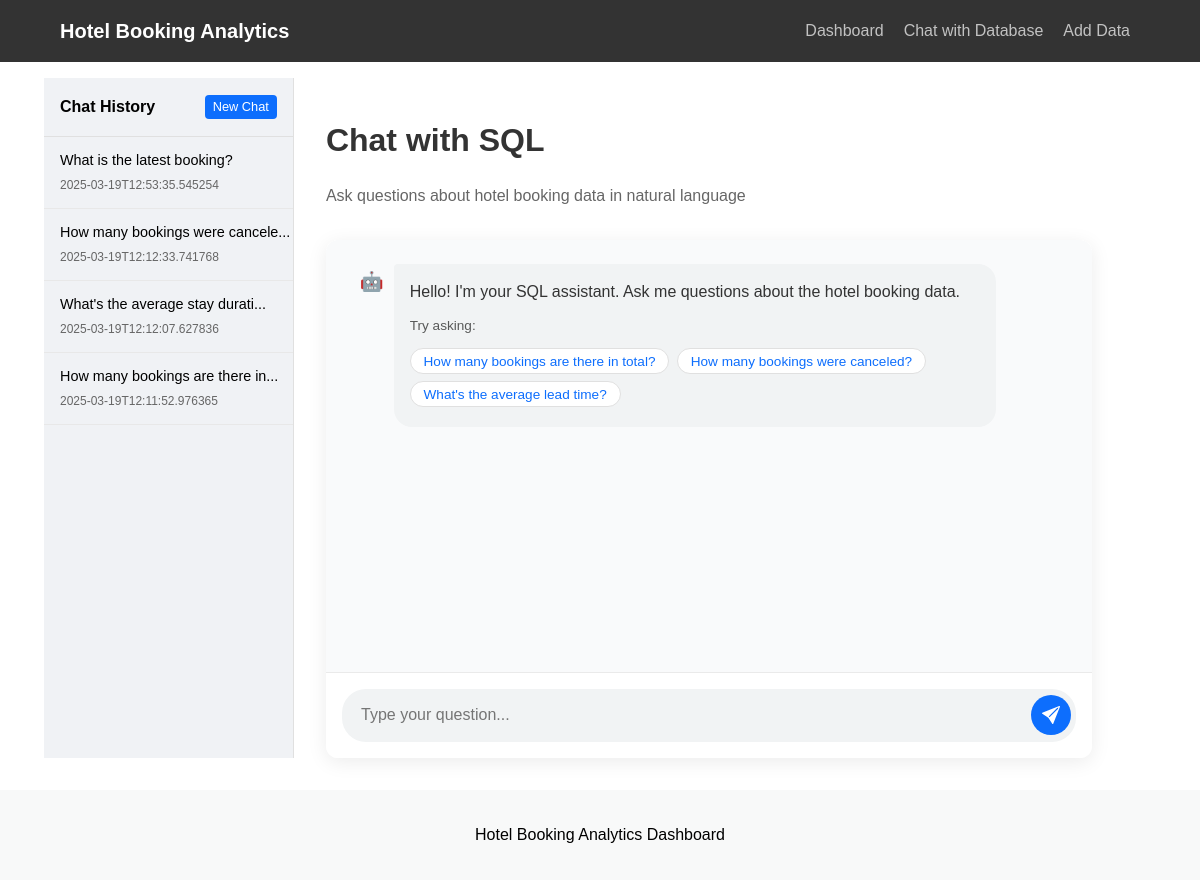
The app's page /chat/, older data.
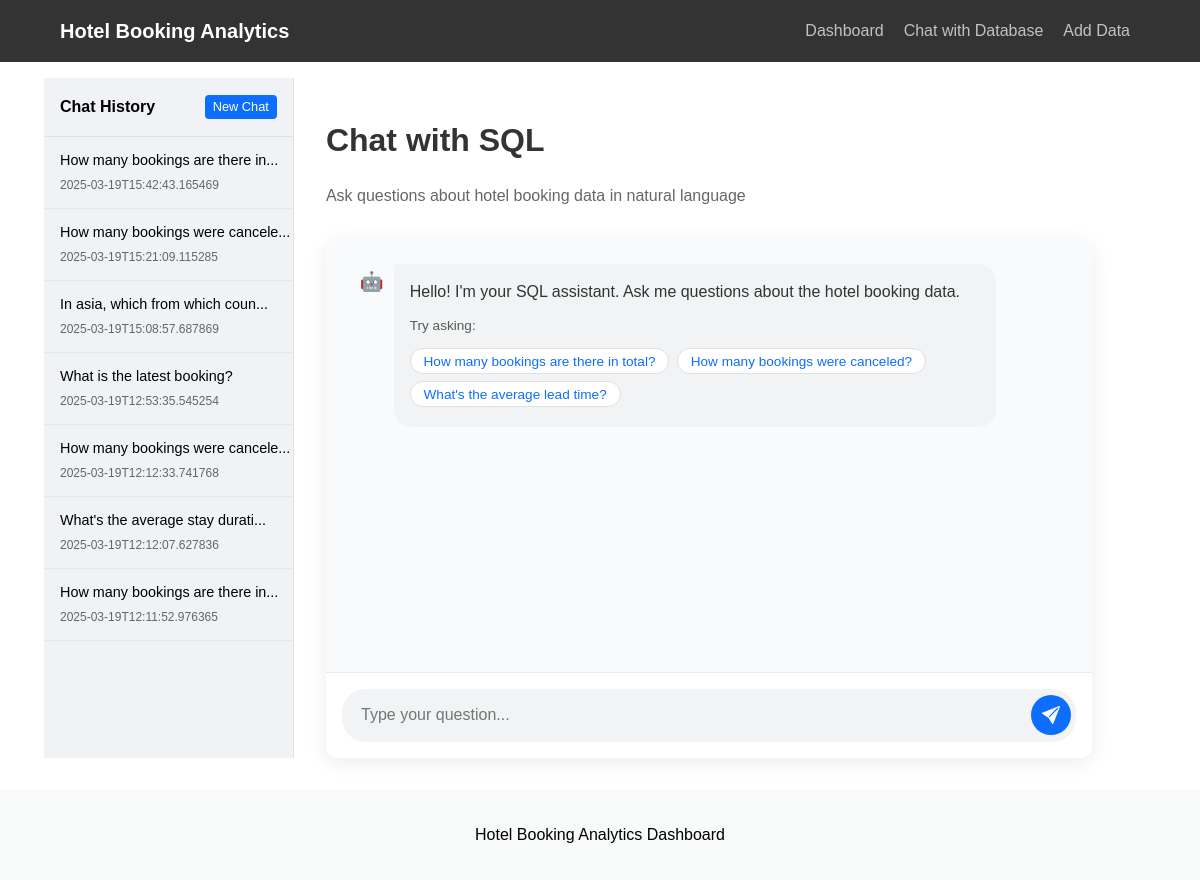
The same page, newer data.
### models/chat.py (models this page shows, shortened)
class ChatHistory(ChatBase):
    __tablename__ = "chat_histories"
    id = Column(Integer, primary_key=True, index=True)
    title = Column(String, index=True)
    created_at = Column(DateTime, default=datetime.utcnow)
    messages = Column(Text)

### routes/chat.py (the view)
@router.get("/", response_class=HTMLResponse)
async def chat_page(request: Request, chat_db: Session = Depends(get_chat_db)):
    histories = get_all_chat_histories(chat_db)
    return templates.TemplateResponse("chat.html", {
        "request": request,
        "histories": histories
    })

### templates/chat.html (shortened to what this page needs)
{% extends "base.html" %}
{% block css %}
<link rel="stylesheet" href="{{ url_for('static', path='css/chat.css') }}">
{% endblock %}
{% block content %}
<div class="chat-container">
    <div class="chat-sidebar" id="chatSidebar">
        <div class="sidebar-header">
            <span>Chat History</span>
            <button class="new-chat-btn" id="newChatBtn">New Chat</button>
        </div>
        <div class="history-list" id="historyList">
            {% for history in histories %}
            <div class="history-item" data-id="{{ history.id }}">
                <div class="history-title">{{ history.title }}</div>
                <div class="history-date">{{ history.created_at }}</div>
            </div>
            {% endfor %}
        </div>
    </div>
    <div class="chat-main">
        <div class="chat-page">
            <div class="chat-header">
                <h1>Chat with SQL</h1>
                <p class="chat-description">Ask questions about hotel booking data in natural language</p>
            </div>
            <div class="chat-interface">
                <div class="chat-messages" id="chatMessages">
                    <div class="message-container">
                        <div class="bot-message">
                            <div class="message-avatar">🤖</div>
                            <div class="message-content">
                                <p>Hello! I'm your SQL assistant. Ask me questions about the hotel booking data.</p>
                                <div class="message-examples">
                                    <p>Try asking:</p>
                                    <button class="example-btn" data-query="How many bookings are there in total?">How many bookings are there in total?</button>
                                    <button class="example-btn" data-query="How many bookings were canceled?">How many bookings were canceled?</button>
                                    <button class="example-btn" data-query="What's the average lead time for bookings?">What's the average lead time?</button>
                                </div>
                            </div>
                        </div>
                    </div>
                </div>
                <div class="chat-input-container">
                    <div class="chat-input-wrapper">
                        <input type="text" id="userInput" placeholder="Type your question..." autocomplete="off">
                        <button id="sendButton">
                        </button>
                    </div>
                </div>
            </div>
        </div>
    </div>
</div>
{% endblock %}

### templates/base.html (shortened to what this page needs)
<!DOCTYPE html>
<html lang="en">
<head>
    <link rel="stylesheet" href="{{ url_for('static', path='css/base.css') }}">
    {% block css %}{% endblock %}
</head>
<body>
    <nav class="navbar">
        <div class="container">
            <a class="navbar-brand" href="/">Hotel Booking Analytics</a>
            <div>
                <ul class="navbar-nav">
                    <li class="nav-item">
                        <a class="nav-link" href="/">Dashboard</a>
                    </li>
                    <li class="nav-item">
                        <a class="nav-link" href="/chat">Chat with Database</a>
                    </li>
                    <li class="nav-item">
                        <a class="nav-link" href="/data-entry">Add Data</a>
                    </li>
                </ul>
            </div>
        </div>
    </nav>
    <div class="container mt-4">
        {% block content %}{% endblock %}
    </div>
    <footer class="bg-light text-center mt-5">
        <div class="container">
            <p>Hotel Booking Analytics Dashboard</p>
        </div>
    </footer>
</body>
</html>

### static/css/base.css (style rules this page uses)
body, html { margin: 0; padding: 0; font-family: Arial, sans-serif; line-height: 1.6; }
.navbar { background-color: #333; color: white; position: fixed; top: 0; width: 100%; z-index: 1000; }
.container { width: 90%; max-width: 1200px; margin: 0 auto; padding: 0 15px; }
.navbar .container { display: flex; justify-content: space-between; align-items: center; }
.navbar-brand { display: inline-block; padding: 15px 0; font-size: 1.25rem; font-weight: bold; color: white; text-decoration: none; }
.navbar-nav { display: flex; list-style: none; margin: 0; padding: 0; }
.nav-item { margin: 0 10px; }
.nav-link { display: block; padding: 15px 0; color: rgba(255,255,255,0.7); text-decoration: none; }
body { padding-top: 70px; }
.mt-4 { margin-top: 1.5rem; }
.mt-5 { margin-top: 3rem; }
.bg-light { background-color: #f8f9f9; }
.text-center { text-align: center; }
footer { padding: 1rem 0; }

### static/css/chat.css (style rules this page uses)
.chat-page { display: flex; flex-direction: column; height: calc(100vh - 120px); margin: -1rem; padding: 0 2rem; }
.chat-header { padding: 1rem 0; }
.chat-header h1 { margin-bottom: 0.5rem; font-size: 2rem; font-weight: 600; color: #333; }
.chat-description { color: #666; margin-bottom: 1rem; }
.chat-interface { display: flex; flex-direction: column; flex-grow: 1; border-radius: 12px; overflow: hidden; box-shadow: 0 4px 20px rgba(0, 0, 0, 0.08); background-color: #fff; }
.chat-messages { flex-grow: 1; overflow-y: auto; padding: 1.5rem; background-color: #f9fafb; border-top-left-radius: 12px; border-top-right-radius: 12px; }
.message-container { margin-bottom: 1rem; }
.user-message, .bot-message { display: flex; margin-bottom: 1rem; padding: 0; max-width: 90%; }
.message-avatar { width: 36px; height: 36px; border-radius: 50%; display: flex; align-items: center; justify-content: center; font-size: 1.2rem; margin: 0 0.5rem; }
.message-content { padding: 1rem; border-radius: 18px; }
.bot-message .message-content { background-color: #f1f3f4; color: #333; border-top-left-radius: 4px; }
.message-content p { margin: 0; line-height: 1.5; }
.message-examples { margin-top: 0.75rem; }
.message-examples p { font-size: 0.85rem; margin-bottom: 0.5rem; opacity: 0.8; }
.example-btn { background-color: #ffffff; color: #0d6efd; border: 1px solid #e0e0e0; border-radius: 16px; padding: 0.3rem 0.8rem; margin: 0.2rem 0.2rem 0.2rem 0; font-size: 0.85rem; cursor: pointer; transition: all 0.2s ease; }
.chat-input-container { padding: 1rem; background-color: #ffffff; border-top: 1px solid #eaeaea; }
.chat-input-wrapper { display: flex; align-items: center; background-color: #f1f3f4; border-radius: 24px; padding: 0.3rem 0.3rem 0.3rem 1.2rem; }
.chat-input-wrapper input { flex-grow: 1; border: none; outline: none; background-color: transparent; padding: 0.8rem 0; font-size: 1rem; }
.chat-input-wrapper button { background-color: #0d6efd; color: white; border: none; border-radius: 50%; width: 40px; height: 40px; display: flex; align-items: center; justify-content: center; cursor: pointer; transition: all 0.2s ease; }
.chat-input-wrapper button svg { width: 18px; height: 18px; }
.chat-container { display: flex; width: 100%; height: calc(100vh - 120px); margin: -1rem; }
.chat-sidebar { width: 280px; background-color: #f0f2f5; border-right: 1px solid #e0e0e0; display: flex; flex-direction: column; overflow-y: auto; }
.sidebar-header { padding: 1rem; border-bottom: 1px solid #e0e0e0; font-weight: 600; display: flex; justify-content: space-between; align-items: center; }
.new-chat-btn { background-color: #0d6efd; color: white; border: none; border-radius: 4px; padding: 0.3rem 0.5rem; font-size: 0.8rem; cursor: pointer; }
.history-list { flex-grow: 1; overflow-y: auto; }
.history-item { padding: 0.8rem 1rem; border-bottom: 1px solid #e8e8e8; cursor: pointer; transition: background-color 0.2s; overflow: hidden; text-overflow: ellipsis; white-space: nowrap; }
.history-title { font-size: 0.9rem; margin-bottom: 0.2rem; }
.history-date { font-size: 0.75rem; color: #666; }
.chat-main { flex-grow: 1; display: flex; flex-direction: column; }
.chat-page { height: 100%; margin: 0; display: flex; flex-direction: column; flex-grow: 1; }

Row changes from the older to the newer data that the page shows:
added ChatHistory: title "How many bookings are there in...", created_at "2025-03-19T15:42:43.165469"
added ChatHistory: title "How many bookings were cancele...", created_at "2025-03-19T15:21:09.115285"
added ChatHistory: title "In asia, which from which coun...", created_at "2025-03-19T15:08:57.687869"
